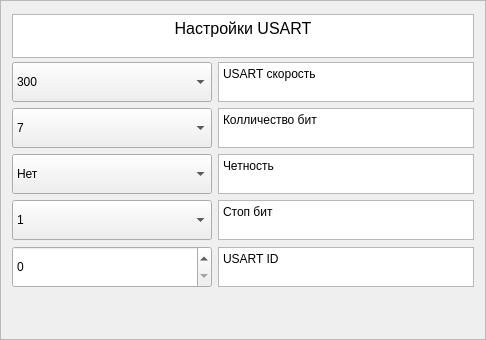
               <widget class="QFrame" name="frame_11">
                <property name="minimumSize">
                 <size>
                  <width>450</width>
                  <height>0</height>
                 </size>
                </property>
                <property name="maximumSize">
                 <size>
                  <width>550</width>
                  <height>500</height>
                 </size>
                </property>
                <property name="layoutDirection">
                 <enum>Qt::LayoutDirection::LeftToRight</enum>
                </property>
                <property name="frameShape">
                 <enum>QFrame::Shape::StyledPanel</enum>
                </property>
                <property name="frameShadow">
                 <enum>QFrame::Shadow::Raised</enum>
                </property>
                <layout class="QGridLayout" name="gridLayout_8">
                 <item row="5" column="0">
                  <widget class="QSpinBox" name="spinBox_2">
                   <property name="sizePolicy">
                    <sizepolicy hsizetype="Expanding" vsizetype="Fixed">
                     <horstretch>0</horstretch>
                     <verstretch>0</verstretch>
                    </sizepolicy>
                   </property>
                   <property name="minimumSize">
                    <size>
                     <width>0</width>
                     <height>42</height>
                    </size>
                   </property>
                  </widget>
                 </item>
                 <item row="4" column="1">
                  <widget class="QTextBrowser" name="textBrowser_65">
                   <property name="sizePolicy">
                    <sizepolicy hsizetype="Minimum" vsizetype="Expanding">
                     <horstretch>0</horstretch>
                     <verstretch>0</verstretch>
                    </sizepolicy>
                   </property>
                   <property name="minimumSize">
                    <size>
                     <width>97</width>
                     <height>0</height>
                    </size>
                   </property>
                   <property name="maximumSize">
                    <size>
                     <width>16777215</width>
                     <height>40</height>
                    </size>
                   </property>
                   <property name="html">
                    <string>&lt;!DOCTYPE HTML PUBLIC &quot;-//W3C//DTD HTML 4.0//EN&quot; &quot;http://www.w3.org/TR/REC-html40/strict.dtd&quot;&gt;
&lt;html&gt;&lt;head&gt;&lt;meta name=&quot;qrichtext&quot; content=&quot;1&quot; /&gt;&lt;meta charset=&quot;utf-8&quot; /&gt;&lt;style type=&quot;text/css&quot;&gt;
p, li { white-space: pre-wrap; }
hr { height: 1px; border-width: 0; }
li.unchecked::marker { content: &quot;\2610&quot;; }
li.checked::marker { content: &quot;\2612&quot;; }
&lt;/style&gt;&lt;/head&gt;&lt;body style=&quot; font-family:'Noto Sans SC'; font-size:9pt; font-weight:400; font-style:normal;&quot;&gt;
&lt;p style=&quot; margin-top:0px; margin-bottom:0px; margin-left:0px; margin-right:0px; -qt-block-indent:0; text-indent:0px;&quot;&gt;Стоп бит&lt;/p&gt;&lt;/body&gt;&lt;/html&gt;</string>
                   </property>
                  </widget>
                 </item>
                 <item row="4" column="0">
                  <widget class="QComboBox" name="comboBox_8">
                   <property name="sizePolicy">
                    <sizepolicy hsizetype="Expanding" vsizetype="Fixed">
                     <horstretch>0</horstretch>
                     <verstretch>0</verstretch>
                    </sizepolicy>
                   </property>
                   <property name="minimumSize">
                    <size>
                     <width>200</width>
                     <height>40</height>
                    </size>
                   </property>
                   <property name="layoutDirection">
                    <enum>Qt::LayoutDirection::LeftToRight</enum>
                   </property>
                   <item>
                    <property name="text">
                     <string>1</string>
                    </property>
                   </item>
                   <item>
                    <property name="text">
                     <string>2</string>
                    </property>
                   </item>
                  </widget>
                 </item>
                 <item row="2" column="0">
                  <widget class="QComboBox" name="comboBox_6">
                   <property name="sizePolicy">
                    <sizepolicy hsizetype="Expanding" vsizetype="Fixed">
                     <horstretch>0</horstretch>
                     <verstretch>0</verstretch>
                    </sizepolicy>
                   </property>
                   <property name="minimumSize">
                    <size>
                     <width>200</width>
                     <height>40</height>
                    </size>
                   </property>
                   <property name="layoutDirection">
                    <enum>Qt::LayoutDirection::LeftToRight</enum>
                   </property>
                   <item>
                    <property name="text">
                     <string>7</string>
                    </property>
                   </item>
                   <item>
                    <property name="text">
                     <string>8</string>
                    </property>
                   </item>
                  </widget>
                 </item>
                 <item row="6" column="0">
                  <spacer name="verticalSpacer">
                   <property name="orientation">
                    <enum>Qt::Orientation::Vertical</enum>
                   </property>
                   <property name="sizeHint" stdset="0">
                    <size>
                     <width>20</width>
                     <height>40</height>
                    </size>
                   </property>
                  </spacer>
                 </item>
                 <item row="3" column="0">
                  <widget class="QComboBox" name="comboBox_7">
                   <property name="sizePolicy">
                    <sizepolicy hsizetype="Expanding" vsizetype="Fixed">
                     <horstretch>0</horstretch>
                     <verstretch>0</verstretch>
                    </sizepolicy>
                   </property>
                   <property name="minimumSize">
                    <size>
                     <width>200</width>
                     <height>40</height>
                    </size>
                   </property>
                   <property name="layoutDirection">
                    <enum>Qt::LayoutDirection::LeftToRight</enum>
                   </property>
                   <item>
                    <property name="text">
                     <string>Нет</string>
                    </property>
                   </item>
                   <item>
                    <property name="text">
                     <string>Нечетная</string>
                    </property>
                   </item>
                   <item>
                    <property name="text">
                     <string>Четная</string>
                    </property>
                   </item>
                  </widget>
                 </item>
                 <item row="1" column="0">
                  <widget class="QComboBox" name="comboBox_5">
                   <property name="sizePolicy">
                    <sizepolicy hsizetype="Expanding" vsizetype="Fixed">
                     <horstretch>0</horstretch>
                     <verstretch>0</verstretch>
                    </sizepolicy>
                   </property>
                   <property name="minimumSize">
                    <size>
                     <width>200</width>
                     <height>40</height>
                    </size>
                   </property>
                   <property name="layoutDirection">
                    <enum>Qt::LayoutDirection::LeftToRight</enum>
                   </property>
                   <item>
                    <property name="text">
                     <string>300</string>
                    </property>
                   </item>
                   <item>
                    <property name="text">
                     <string>600</string>
                    </property>
                   </item>
                   <item>
                    <property name="text">
                     <string>1200</string>
                    </property>
                   </item>
                   <item>
                    <property name="text">
                     <string>2400</string>
                    </property>
                   </item>
                   <item>
                    <property name="text">
                     <string>4800</string>
                    </property>
                   </item>
                   <item>
                    <property name="text">
                     <string>9600</string>
                    </property>
                   </item>
                   <item>
                    <property name="text">
                     <string>14400</string>
                    </property>
                   </item>
                   <item>
                    <property name="text">
                     <string>19200</string>
                    </property>
                   </item>
                   <item>
                    <property name="text">
                     <string>38400</string>
                    </property>
                   </item>
                   <item>
                    <property name="text">
                     <string>56000</string>
                    </property>
                   </item>
                   <item>
                    <property name="text">
                     <string>57600</string>
                    </property>
                   </item>
                   <item>
                    <property name="text">
                     <string>115200</string>
                    </property>
                   </item>
                   <item>
                    <property name="text">
                     <string>128000</string>
                    </property>
                   </item>
                   <item>
                    <property name="text">
                     <string>230400</string>
                    </property>
                   </item>
                   <item>
                    <property name="text">
                     <string>256000</string>
                    </property>
                   </item>
                  </widget>
                 </item>
                 <item row="1" column="1">
                  <widget class="QTextBrowser" name="textBrowser_62">
                   <property name="sizePolicy">
                    <sizepolicy hsizetype="Minimum" vsizetype="Expanding">
                     <horstretch>0</horstretch>
                     <verstretch>0</verstretch>
                    </sizepolicy>
                   </property>
                   <property name="minimumSize">
                    <size>
                     <width>97</width>
                     <height>0</height>
                    </size>
                   </property>
                   <property name="maximumSize">
                    <size>
                     <width>16777215</width>
                     <height>40</height>
                    </size>
                   </property>
                   <property name="html">
                    <string>&lt;!DOCTYPE HTML PUBLIC &quot;-//W3C//DTD HTML 4.0//EN&quot; &quot;http://www.w3.org/TR/REC-html40/strict.dtd&quot;&gt;
&lt;html&gt;&lt;head&gt;&lt;meta name=&quot;qrichtext&quot; content=&quot;1&quot; /&gt;&lt;meta charset=&quot;utf-8&quot; /&gt;&lt;style type=&quot;text/css&quot;&gt;
p, li { white-space: pre-wrap; }
hr { height: 1px; border-width: 0; }
li.unchecked::marker { content: &quot;\2610&quot;; }
li.checked::marker { content: &quot;\2612&quot;; }
&lt;/style&gt;&lt;/head&gt;&lt;body style=&quot; font-family:'Noto Sans SC'; font-size:9pt; font-weight:400; font-style:normal;&quot;&gt;
&lt;p style=&quot; margin-top:0px; margin-bottom:0px; margin-left:0px; margin-right:0px; -qt-block-indent:0; text-indent:0px;&quot;&gt;USART скорость&lt;/p&gt;&lt;/body&gt;&lt;/html&gt;</string>
                   </property>
                  </widget>
                 </item>
                 <item row="5" column="1">
                  <widget class="QTextBrowser" name="textBrowser_66">
                   <property name="sizePolicy">
                    <sizepolicy hsizetype="Minimum" vsizetype="Expanding">
                     <horstretch>0</horstretch>
                     <verstretch>0</verstretch>
                    </sizepolicy>
                   </property>
                   <property name="minimumSize">
                    <size>
                     <width>97</width>
                     <height>0</height>
                    </size>
                   </property>
                   <property name="maximumSize">
                    <size>
                     <width>16777215</width>
                     <height>40</height>
                    </size>
                   </property>
                   <property name="html">
                    <string>&lt;!DOCTYPE HTML PUBLIC &quot;-//W3C//DTD HTML 4.0//EN&quot; &quot;http://www.w3.org/TR/REC-html40/strict.dtd&quot;&gt;
&lt;html&gt;&lt;head&gt;&lt;meta name=&quot;qrichtext&quot; content=&quot;1&quot; /&gt;&lt;meta charset=&quot;utf-8&quot; /&gt;&lt;style type=&quot;text/css&quot;&gt;
p, li { white-space: pre-wrap; }
hr { height: 1px; border-width: 0; }
li.unchecked::marker { content: &quot;\2610&quot;; }
li.checked::marker { content: &quot;\2612&quot;; }
&lt;/style&gt;&lt;/head&gt;&lt;body style=&quot; font-family:'Noto Sans SC'; font-size:9pt; font-weight:400; font-style:normal;&quot;&gt;
&lt;p style=&quot; margin-top:0px; margin-bottom:0px; margin-left:0px; margin-right:0px; -qt-block-indent:0; text-indent:0px;&quot;&gt;USART ID&lt;/p&gt;&lt;/body&gt;&lt;/html&gt;</string>
                   </property>
                  </widget>
                 </item>
                 <item row="2" column="1">
                  <widget class="QTextBrowser" name="textBrowser_63">
                   <property name="sizePolicy">
                    <sizepolicy hsizetype="Minimum" vsizetype="Expanding">
                     <horstretch>0</horstretch>
                     <verstretch>0</verstretch>
                    </sizepolicy>
                   </property>
                   <property name="minimumSize">
                    <size>
                     <width>97</width>
                     <height>0</height>
                    </size>
                   </property>
                   <property name="maximumSize">
                    <size>
                     <width>16777215</width>
                     <height>40</height>
                    </size>
                   </property>
                   <property name="html">
                    <string>&lt;!DOCTYPE HTML PUBLIC &quot;-//W3C//DTD HTML 4.0//EN&quot; &quot;http://www.w3.org/TR/REC-html40/strict.dtd&quot;&gt;
&lt;html&gt;&lt;head&gt;&lt;meta name=&quot;qrichtext&quot; content=&quot;1&quot; /&gt;&lt;meta charset=&quot;utf-8&quot; /&gt;&lt;style type=&quot;text/css&quot;&gt;
p, li { white-space: pre-wrap; }
hr { height: 1px; border-width: 0; }
li.unchecked::marker { content: &quot;\2610&quot;; }
li.checked::marker { content: &quot;\2612&quot;; }
&lt;/style&gt;&lt;/head&gt;&lt;body style=&quot; font-family:'Noto Sans SC'; font-size:9pt; font-weight:400; font-style:normal;&quot;&gt;
&lt;p style=&quot; margin-top:0px; margin-bottom:0px; margin-left:0px; margin-right:0px; -qt-block-indent:0; text-indent:0px;&quot;&gt;Колличество бит&lt;/p&gt;&lt;/body&gt;&lt;/html&gt;</string>
                   </property>
                  </widget>
                 </item>
                 <item row="0" column="0" colspan="2">
                  <widget class="QTextBrowser" name="textBrowser_74">
                   <property name="sizePolicy">
                    <sizepolicy hsizetype="Minimum" vsizetype="Expanding">
                     <horstretch>0</horstretch>
                     <verstretch>0</verstretch>
                    </sizepolicy>
                   </property>
                   <property name="minimumSize">
                    <size>
                     <width>97</width>
                     <height>44</height>
                    </size>
                   </property>
                   <property name="maximumSize">
                    <size>
                     <width>16777215</width>
                     <height>40</height>
                    </size>
                   </property>
                   <property name="verticalScrollBarPolicy">
                    <enum>Qt::ScrollBarPolicy::ScrollBarAlwaysOff</enum>
                   </property>
                   <property name="horizontalScrollBarPolicy">
                    <enum>Qt::ScrollBarPolicy::ScrollBarAlwaysOff</enum>
                   </property>
                   <property name="html">
                    <string>&lt;!DOCTYPE HTML PUBLIC &quot;-//W3C//DTD HTML 4.0//EN&quot; &quot;http://www.w3.org/TR/REC-html40/strict.dtd&quot;&gt;
&lt;html&gt;&lt;head&gt;&lt;meta name=&quot;qrichtext&quot; content=&quot;1&quot; /&gt;&lt;meta charset=&quot;utf-8&quot; /&gt;&lt;style type=&quot;text/css&quot;&gt;
p, li { white-space: pre-wrap; }
hr { height: 1px; border-width: 0; }
li.unchecked::marker { content: &quot;\2610&quot;; }
li.checked::marker { content: &quot;\2612&quot;; }
&lt;/style&gt;&lt;/head&gt;&lt;body style=&quot; font-family:'Noto Sans SC'; font-size:9pt; font-weight:400; font-style:normal;&quot;&gt;
&lt;p align=&quot;center&quot; style=&quot; margin-top:0px; margin-bottom:0px; margin-left:0px; margin-right:0px; -qt-block-indent:0; text-indent:0px;&quot;&gt;&lt;span style=&quot; font-size:12pt;&quot;&gt;Настройки USART&lt;/span&gt;&lt;/p&gt;&lt;/body&gt;&lt;/html&gt;</string>
                   </property>
                  </widget>
                 </item>
                 <item row="3" column="1">
                  <widget class="QTextBrowser" name="textBrowser_64">
                   <property name="sizePolicy">
                    <sizepolicy hsizetype="Minimum" vsizetype="Expanding">
                     <horstretch>0</horstretch>
                     <verstretch>0</verstretch>
                    </sizepolicy>
                   </property>
                   <property name="minimumSize">
                    <size>
                     <width>97</width>
                     <height>0</height>
                    </size>
                   </property>
                   <property name="maximumSize">
                    <size>
                     <width>16777215</width>
                     <height>40</height>
                    </size>
                   </property>
                   <property name="html">
                    <string>&lt;!DOCTYPE HTML PUBLIC &quot;-//W3C//DTD HTML 4.0//EN&quot; &quot;http://www.w3.org/TR/REC-html40/strict.dtd&quot;&gt;
&lt;html&gt;&lt;head&gt;&lt;meta name=&quot;qrichtext&quot; content=&quot;1&quot; /&gt;&lt;meta charset=&quot;utf-8&quot; /&gt;&lt;style type=&quot;text/css&quot;&gt;
p, li { white-space: pre-wrap; }
hr { height: 1px; border-width: 0; }
li.unchecked::marker { content: &quot;\2610&quot;; }
li.checked::marker { content: &quot;\2612&quot;; }
&lt;/style&gt;&lt;/head&gt;&lt;body style=&quot; font-family:'Noto Sans SC'; font-size:9pt; font-weight:400; font-style:normal;&quot;&gt;
&lt;p style=&quot; margin-top:0px; margin-bottom:0px; margin-left:0px; margin-right:0px; -qt-block-indent:0; text-indent:0px;&quot;&gt;Четность&lt;/p&gt;&lt;/body&gt;&lt;/html&gt;</string>
                   </property>
                  </widget>
                 </item>
                </layout>
               </widget>
